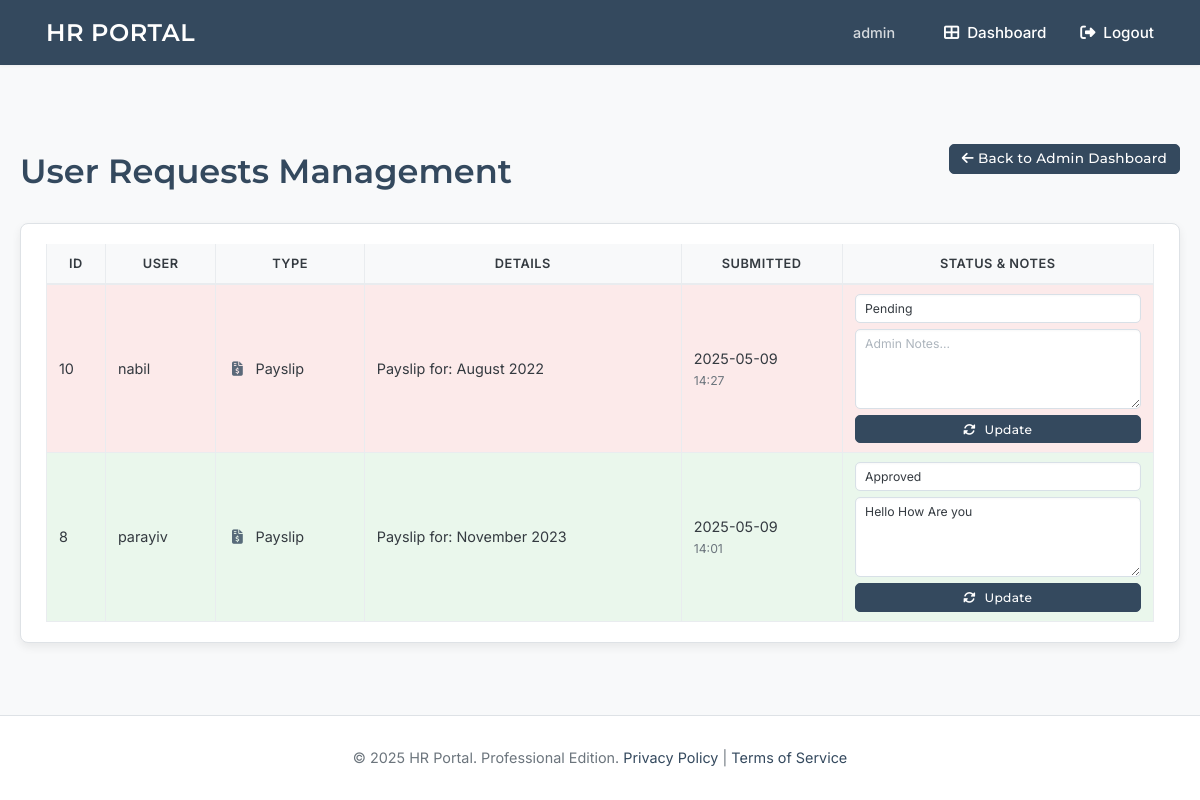
Before: /admin/requests (signed in) with the older database file.
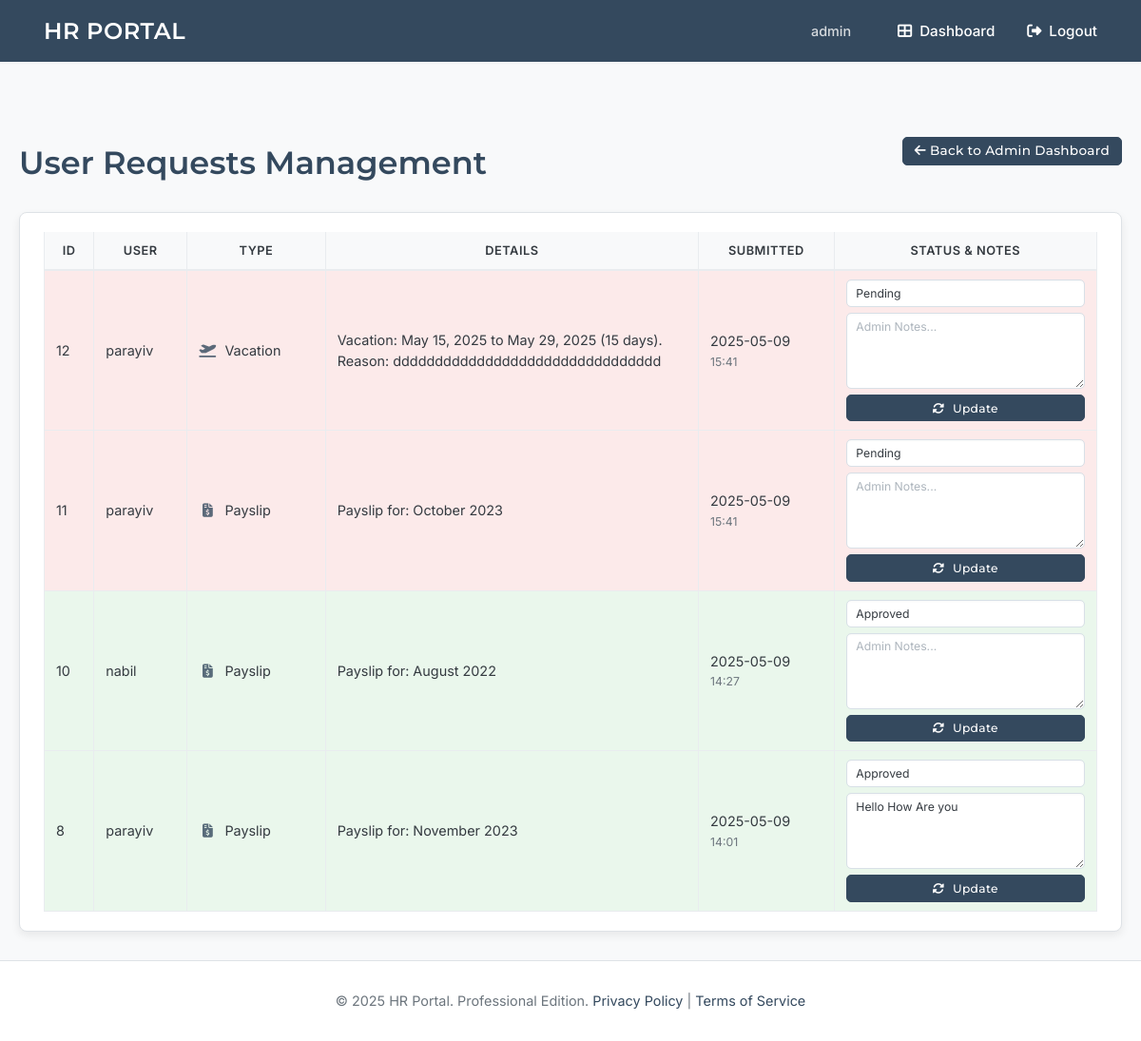
After: the same page with the newer database file.
### tables this page shows
CREATE TABLE requests (
    id INTEGER PRIMARY KEY AUTOINCREMENT,
    user_id INTEGER NOT NULL,
    request_type TEXT NOT NULL, -- 'payslip', 'vacation'
    details TEXT, -- e.g., month for payslip, dates for vacation
    status TEXT NOT NULL DEFAULT 'pending', -- pending, approved, rejected
    submitted_at DATETIME DEFAULT CURRENT_TIMESTAMP,
    admin_notes TEXT,
    FOREIGN KEY (user_id) REFERENCES users (id)
);

CREATE TABLE users (
    id INTEGER PRIMARY KEY AUTOINCREMENT,
    username TEXT UNIQUE NOT NULL,
    password_hash TEXT NOT NULL,
    is_admin BOOLEAN NOT NULL DEFAULT 0,
    full_name TEXT,             -- NEW
    gender TEXT,                -- NEW (e.g., 'male', 'female', 'other', 'prefer_not_to_say')
    department TEXT             -- NEW
);

### app.py (the view, shortened to what this page needs)
@app.route('/admin/requests')
@login_required
@admin_required
def admin_view_requests():
    db = get_db()
    requests_raw = db.execute('''
        SELECT r.id, r.request_type, r.details, r.status, r.submitted_at, r.admin_notes, u.username as user_username
        FROM requests r
        JOIN users u ON r.user_id = u.id
        ORDER BY r.status = 'pending' DESC, r.submitted_at DESC
    ''').fetchall()
    requests_processed = []
    for req_row in requests_raw:
        req_dict = dict(req_row)
        submitted_at_val = req_dict.get('submitted_at')
        if isinstance(submitted_at_val, datetime): req_dict['submitted_at'] = submitted_at_val
        else: req_dict['submitted_at'] = None
        requests_processed.append(req_dict)
    return render_template('admin_view_requests.html', requests=requests_processed)

### app.py (called while the page is built)
def get_db():
    if 'db' not in g:
        try:
            os.makedirs(app.instance_path, exist_ok=True) # exist_ok=True handles existing directory
        except OSError as e:
            app.logger.error(f"Error creating instance path: {e}")
        g.db = sqlite3.connect(
            app.config['DATABASE'],
            detect_types=sqlite3.PARSE_DECLTYPES
        )
        g.db.row_factory = sqlite3.Row
    return g.db

def convert_datetime_iso(val):
    if not val: return None # Handle None or empty bytes
    val_str = val.decode()
    try:
        return datetime.fromisoformat(val_str)
    except (ValueError, AttributeError):
        try:
            return datetime.strptime(val_str, "%Y-%m-%d %H:%M:%S.%f")
        except (ValueError, AttributeError):
            try:
                return datetime.strptime(val_str, "%Y-%m-%d %H:%M:%S")
            except (ValueError, AttributeError):
                app.logger.warning(f"Could not parse datetime string: {val_str}")
                return None

@app.context_processor
def inject_now():
    return {'now': datetime.utcnow()}

### templates/admin_view_requests.html (shortened to what this page needs)
{% extends 'base.html' %}
{% block content %}
<div class="admin-requests-container">
    <header class="page-header-section">
        <h1 class="page-title">User Requests Management</h1>
        <a href="{{ url_for('dashboard') }}" class="btn btn-sm btn-outline-secondary back-link">
            <i class="fas fa-arrow-left"></i> Back to Admin Dashboard
        </a>
    </header>
    {% if requests %}
        <div class="professional-panel">
            <div class="table-responsive-wrapper">
                <table class="professional-table admin-requests-table">
                    <thead>
                        <tr>
                            <th>ID</th>
                            <th>User</th>
                            <th>Type</th>
                            <th class="details-col-header">Details</th>
                            <th>Submitted</th>
                            <th class="status-col-header">Status & Notes</th>
                        </tr>
                    </thead>
                    <tbody>
                    {% for req in requests %}
                        <tr class="request-row-{{ req.status|lower }}">
                            <td>{{ req.id }}</td>
                            <td>{{ req.user_username }}</td>
                            <td>
                                <i class="fas {% if req.request_type == 'payslip' %}fa-file-invoice-dollar{% elif req.request_type == 'vacation' %}fa-plane-departure{% else %}fa-clipboard-list{% endif %} fa-fw type-icon"></i>
                                {{ req.request_type|capitalize }}
                            </td>
                            <td class="details-cell">{{ req.details|nl2br }}</td>
                            <td class="date-cell">
                                {% if req.submitted_at %}
                                    {{ req.submitted_at.strftime('%Y-%m-%d') }}
                                    <span class="time-muted">{{ req.submitted_at.strftime('%H:%M') }}</span>
                                {% else %}
                                    N/A
                                {% endif %}
                            </td>
                            <td class="status-actions-cell">
                                <form method="post" action="{{ url_for('admin_update_request_status', request_id=req.id) }}" class="update-status-form">
                                    <div class="form-group-compact">
                                        <select name="status" class="form-control form-control-sm status-select">
                                            <option value="pending" {{ 'selected' if req.status == 'pending' }}>Pending</option>
                                            <option value="approved" {{ 'selected' if req.status == 'approved' }}>Approved</option>
                                        </select>
                                    </div>
                                    <div class="form-group-compact">
                                        <textarea name="admin_notes" placeholder="Admin Notes..." class="form-control form-control-sm notes-textarea" rows="2">{{ req.admin_notes or '' }}</textarea>
                                    </div>
                                    <button type="submit" class="btn btn-sm btn-primary btn-block update-button">
                                        <i class="fas fa-sync-alt"></i> Update
                                    </button>
                                </form>
                            </td>
                        </tr>
                    {% endfor %}
                    </tbody>
                </table>
            </div>
        </div>
    {% endif %}
</div>
{% endblock %}

Changed rows visible on the page:
added requests: id "12", user_username "parayiv", request_type "Vacation", details "Vacation: May 15, 2025 to May 29, 2025 (15 days). Reason: dddddddddddddddddddddddddddddddd", submitted_at "2025-05-09", submitted_at "15:41"
added requests: id "11", user_username "parayiv", request_type "Payslip", details "Payslip for: October 2023", submitted_at "2025-05-09", submitted_at "15:41"
changed requests "Payslip for: August 2022": status "Pending" → "Approved"
